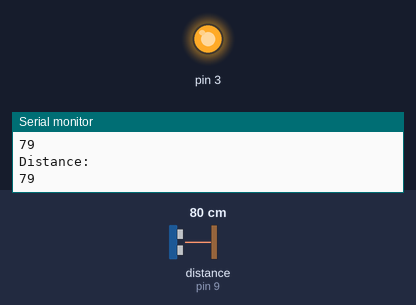
Simulated run of this sketch. Board: Arduino Uno, built with avr-gcc and run on an emulated ATmega328P. Parts: output pins drawn as LEDs (lit = HIGH), the last lines printed to the serial monitor. The test bench sets the inputs (shaded band); at power-on: distance to the obstacle (sensor on pin 9) 80 cm. The echo pulse lasts 58.3 µs per cm; pins used as bus, display or sensor lines are not drawn.

Above: at 1.3 s.
1.4 s: distance to the obstacle (sensor on pin 9) set to 10 cm
2.9 s: distance to the obstacle (sensor on pin 9) set to 7 cm
At 3.3 s:
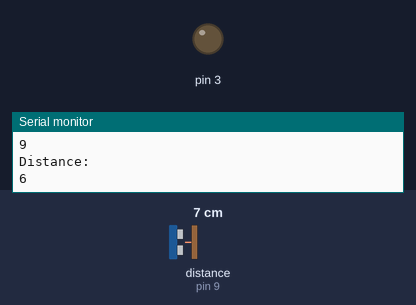
4.5 s: distance to the obstacle (sensor on pin 9) set to 9 cm
At 5.7 s:
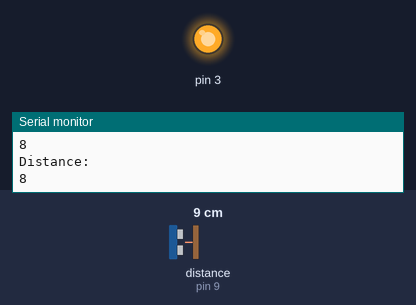
6.0 s: distance to the obstacle (sensor on pin 9) set to 2 cm
At 7.2 s:
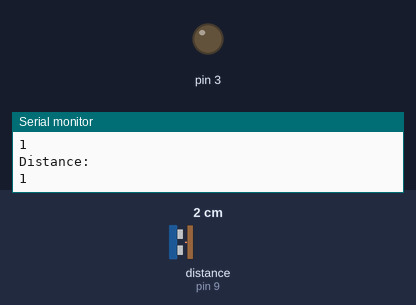
Timing chart, 0 to 8.5 s (numbered marks = the images above; inputs shaded):
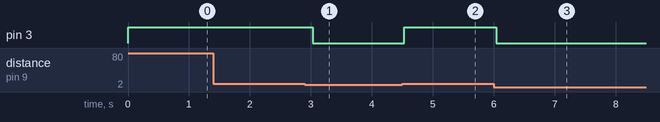

Measured:
- the behaviour switches between 9 and 8 cm on distance to the obstacle (sensor on pin 9) (found by bisection; images 0 and 1)
- after the input at 2.9 s, pin 3: HIGH → LOW after 0.13 s
- after the input at 4.5 s, pin 3: LOW → HIGH at once
- after the input at 6.0 s, pin 3: HIGH → LOW at once

The sketch:

echo.ino
```cpp
 long d,s;
 int t=10,e=9;
 void setup() {
pinMode(3,OUTPUT);
pinMode(e,INPUT);
pinMode(t,OUTPUT);
digitalWrite(3,LOW);
Serial.begin(9600);
}

void loop() {
  digitalWrite(t,LOW);
  delayMicroseconds(2);

  digitalWrite(t,HIGH);
  delayMicroseconds(1000);
  digitalWrite(t,LOW);

  d= pulseIn(e, HIGH);
  s=d*0.034/2;
  if(s>=8)
  digitalWrite(3,HIGH);
  else
  digitalWrite(3,LOW);
  Serial.println("Distance:");
  Serial.println(s);
  delay(500);


}
```
